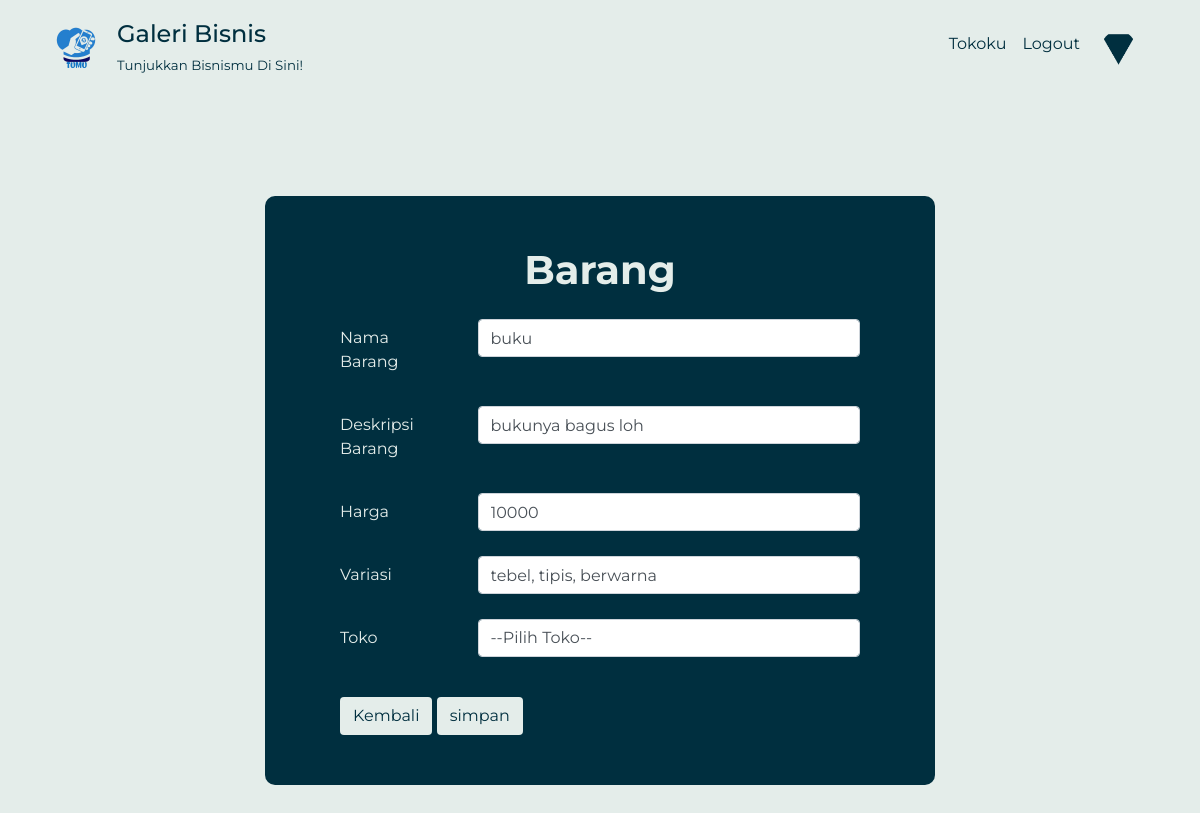
Page /dashboard.php?p=barang&id_barang=3 (signed in) on the committed database.
### tables this page shows
CREATE TABLE `barang` (
  `id_barang` int(11) NOT NULL,
  `nama_barang` varchar(50) NOT NULL,
  `deskripsi` varchar(100) NOT NULL,
  `harga` int(11) NOT NULL,
  `variasi` varchar(50) NOT NULL,
  `id_toko` int(11) NOT NULL
);

### class/class.Barang.php (called while the page is built, shortened)
<?php
	class Barang extends Connection
	{
		private $id_barang = '';
		public function __get($atribute) {
			if (property_exists($this, $atribute)) {
				return $this->$atribute;
			}
		}
		public function SelectSatuBarang(){
			$sql = "SELECT * FROM barang WHERE id_barang = $this->id_barang";
			$resultOne = mysqli_query($this->connection, $sql) or die(mysqli_error($this->connection));
			if (mysqli_num_rows($resultOne)==1) {
				$data = mysqli_fetch_assoc($resultOne);
				$this->id_barang = $data['id_barang'];
				$this->nama_barang = $data['nama_barang'];
				$this->deskripsi = $data['deskripsi'];
				$this->harga = $data['harga'];
				$this->variasi = $data['variasi'];
			}
		}
	}
 ?>

### connection.php (called while the page is built, shortened)
<?php
class Connection{
   private $host = "localhost";
   private $struser = "root";
   private $strpassword = "";
   private $dbname = "galeribisnis2";
	function connect(){
	    $conn = mysqli_connect($this->host,$this->struser, $this->strpassword);
	 	mysqli_select_db($conn, $this->dbname);
		$this->connection = $conn;
	}
}
?>

### pages/barang.php (the view, shortened to what this page needs)
<?php
	require_once('./class/class.Barang.php');
	$objBarang = new Barang();
	if (isset($_POST['btnSubmit'])) {
		$objBarang->nama_barang = $_POST['nama_barang'];
		$objBarang->deskripsi= $_POST['deskripsi'];
		$objBarang->harga = $_POST['harga'];
		$objBarang->variasi = $_POST['variasi'];
		$objBarang->toko->id_toko = $_POST['id_toko'];
		if (isset($_GET['id_barang'])) {
			$objBarang->id_barang = $_GET['id_barang'];
			$objBarang->UpdateBarang();
		}else{
			$objBarang->AddBarang();
		}
		echo "<script> alert('$objBarang->message'); </script>";
		if($objBarang->hasil){
			echo '<script> window.location = "?p=baranglist"; </script>';
		}
	}
	else if (isset($_GET['id_barang'])) {
		$objBarang->id_barang = $_GET['id_barang'];
		$objBarang->SelectSatuBarang();
	}
?>
<div class="barang">
    <div class="container col-lg-7">
        <form form action="" method="POST" class="barang-form" enctype="multipart/form-data">
            <h1 class="title text-center fs-1 fw-bolder" >Barang</h1>
            <div class="col">
                <div class="row mb-3">
                    <label class="col-sm-3 col-form-label">Nama Barang</label>
                    <div class="col-sm-9">
                        <input type="text" class="form-control" name="nama_barang" value="<?php echo $objBarang->nama_barang; ?>" placeholder="nama barang" class="form-control">
                    </div>
                </div>
            </div>
            <div class="col">
                <div class="row mb-3">
                    <label class="col-sm-3 col-form-label">Deskripsi barang</label>
                    <div class="col-sm-9">
                        <input type="text" class="form-control" name="deskripsi" value="<?php echo $objBarang->deskripsi; ?>" placeholder="deskripsi barang" class="form-control">
                    </div>
                </div>
            </div>
            <div class="col">
                <div class="row mb-3">
                    <label class="col-sm-3 col-form-label">harga</label>
                    <div class="col-sm-9">
                        <input type="text" class="form-control" name="harga" value="<?php echo $objBarang->harga; ?>" placeholder="harga" class="form-control">
                    </div>
                </div>
            </div>
            <div class="col">
                <div class="row mb-3">
                    <label class="col-sm-3 col-form-label">variasi</label>
                    <div class="col-sm-9">
                        <input type="text" class="form-control" name="variasi" value="<?php echo $objBarang->variasi; ?>" placeholder="variasi yang ada pada barang" class="form-control">
                    </div>
                </div>
            </div>
            <div class="col">
                <div class="row mb-3">
                    <label class="col-sm-3 col-form-label">toko</label>
                    <div class="col-sm-9">
                        <select name="id_toko" class="form-control">
                        <option value="">--Pilih Toko--</option>
                        </select>
                    </div>
                </div>
            </div>
			<div class="col-lg-6 button-end">
                <a class="btn" href="?p=baranglist">kembali</a>
                <input class="btn" name="btnSubmit" type="submit" value="simpan">
            </div>
        </form>
    </div>
</div>

### StyleIndex.css (style rules this page uses)
.all { background-color: #e4edea; font-family: montserrat, sans-serif; text-transform: capitalize; color: #002f3f; }
.barang .col { margin-top: 25px; }
.barang .barang-form { border-radius: 10px; padding: 50px 60px; margin-top: 15vh; margin-bottom: 16vh; background-color: #002f3f; color: #e4edea; }
.barang .button-end .btn { background-color: #e4edea; color:#002f3f; font-weight: 400; }
.barang .button-end { margin-top: 40px; }

### rows in the picture
barang: nama_barang "buku", deskripsi "bukunya bagus loh", harga "10000", variasi "tebel, tipis, berwarna"
